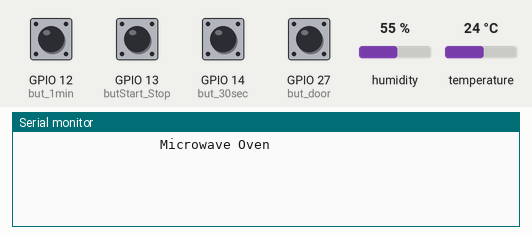
The sketch below on a simulated ESP32. Shown: the last lines printed to the serial monitor. The inputs (shaded band) are chosen by the test bench; at power-on: GPIO 12 (but_1min), GPIO 13 (butStart_Stop), GPIO 14 (but_30sec), GPIO 27 (but_door) HIGH, humidity 55 %, temperature 24 °C.

Above: at 1.2 s.
1.3 s: GPIO 12 (but_1min) pulled LOW for 1 s
At 2.1 s:
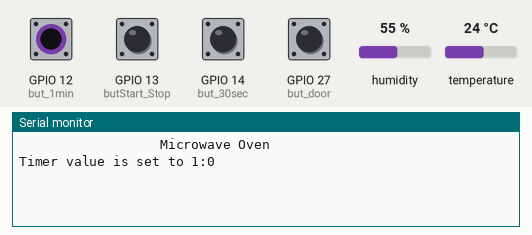
3.8 s: GPIO 13 (butStart_Stop) pulled LOW for 0.15 s
At 5.3 s:
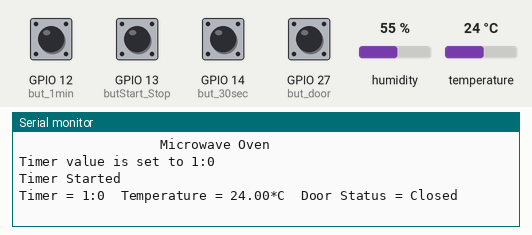
6.4 s: GPIO 27 (but_door) pulled LOW for 1 s
At 7.2 s:
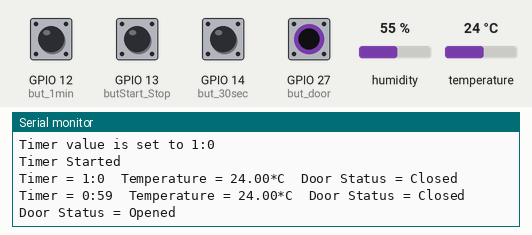
8.9 s: GPIO 27 (but_door) pulled LOW for 1 s
At 10.3 s:
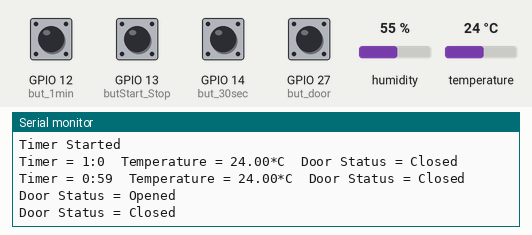
11.4 s: GPIO 14 (but_30sec) pulled LOW for 1 s
At 12.2 s:
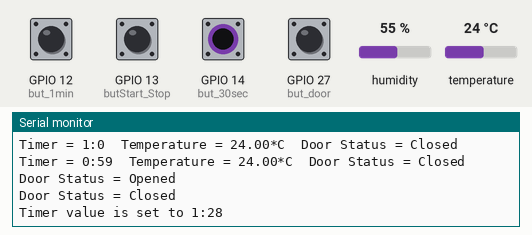
13.9 s: GPIO 13 (butStart_Stop) pulled LOW for 1 s
At 14.6 s:
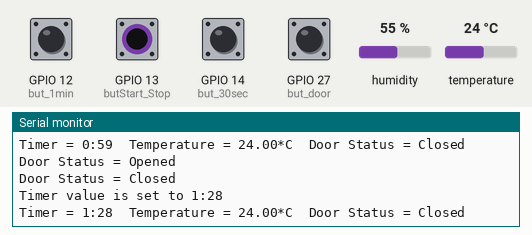
Timing chart, 0 to 16.9 s (numbered marks = the images above; inputs shaded):
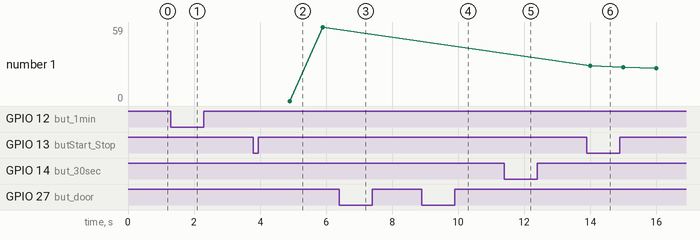

The sketch:

Esp32_MicrowaveOven_final_1.0.ino
```cpp
//    1 but start/stop
//    1 but 1 min timer incremet
//    1 but 30 sec timer increment
//    Temp monitor if temp exceed 80 deg auto off
//
//    1 button jo door lock ka hota hai k door lock hai ya nahi
//
//    Door lock na ho tou system work na kry ...
//    Or system chalty chalty door open kr dya jaye tou timer jahan hai waheen ruk jaye
#include "DHT.h"
#define DHTPIN 26
#define DHTTYPE DHT22
DHT dht(DHTPIN, DHTTYPE);


const int butStart_Stop=13;
const int but_1min=12;
const int but_30sec=14;
const int but_door=27;

int Btn1State = 1;
int Btn2State = 1;
int Btn3State = 1;
int Btn4State = 1;
int count_Btn1=0;
int count_Btn2=0;
int count_Btn3=0;
int count_Btn4=0;
int timer=0;
int showDisplay=1;
int DoorcheckFlag = 1;
int minutes;
int Seconds;
int door=1;

float temperature;

unsigned long lastDBtime_Btn1=0;
unsigned long lastDBtime_Btn2=0;
unsigned long lastDBtime_Btn3=0;
unsigned long lastDBtime_Btn4=0;
unsigned long timerInMillis;
unsigned long timervalue;

String DoorStr="Closed";

void setup() {
  Serial.begin(115200);
  pinMode(butStart_Stop,INPUT_PULLUP);
  pinMode(but_1min,INPUT_PULLUP);
  pinMode(but_30sec,INPUT_PULLUP);
  pinMode(but_door,INPUT_PULLUP);
  dht.begin();
  attachInterrupt(digitalPinToInterrupt(butStart_Stop), Btn1, CHANGE);
  attachInterrupt(digitalPinToInterrupt(but_1min), Btn2, CHANGE);
  attachInterrupt(digitalPinToInterrupt(but_30sec), Btn3, CHANGE);
  attachInterrupt(digitalPinToInterrupt(but_door), Btn4, CHANGE);
  Serial.println("                  Microwave Oven");
}

void loop() {
   temperature = dht.readTemperature();
   if(temperature <= 80){
    DoorCheck();
   }
   else{
    Serial.println("Temperature Warning");
    Serial.print("Current Temperature is : ");
    Serial.print(temperature);
    Serial.println(" *C ");
    delay(3000);
    }
}

//-------------------------------------------------------------------------------------------------------------------------------//

void startStop(){
    if(digitalRead(but_door) == HIGH){
  if(Btn1State == LOW && millis()-lastDBtime_Btn1 >= 100){
     lastDBtime_Btn1=0;
     Btn1State=1;
     count_Btn1++;
  }
  if( (count_Btn1 % 2) == 0){
    minuteIncr();
    secIncr();
    DoorcheckFlag = 0;

  }else{
    DoorcheckFlag = 1;
   if(timerInMillis == 0){
    timerInMillis = millis();
   }
   if(millis()-timerInMillis >= 1000 && timer >= 1){
    timerInMillis=0;
    timerCount();
    if(showDisplay==1&&timer!=0){
      Serial.println("Timer Started");
      showDisplay=0;
    }
    temperature = dht.readTemperature();
    Serial.print("Timer = ");
    Serial.print(minutes);
    Serial.print(":");
    Serial.print(Seconds);
    Serial.print("  Temperature = ");
    Serial.print(temperature);
    Serial.print("*C");
    Serial.print("  Door Status = ");
    Serial.println(DoorStr);
    timer--;
    if(timer==0){
      Serial.println("Timer Ended");
      count_Btn1++;
      showDisplay=1;
      }
    }
   }
  }
}

//---------------------------------------------------------------------------------------------------------------------//

void DoorCheck(){
  if(Btn4State==LOW && millis()-lastDBtime_Btn4 >= 150){
  count_Btn4++;
  Btn4State=1;
  lastDBtime_Btn4=0;
  }
   if( (count_Btn4 % 2) == 0){
    DoorStr="Closed";
    if(door==0){
    Serial.print("Door Status = ");
    Serial.println(DoorStr);
    door = 1;
      }
    startStop();
   }else{
   if(DoorcheckFlag == 1){
   count_Btn1++;
   DoorStr="Opened";
   if(door == 1){
    Serial.print("Door Status = ");
    Serial.println(DoorStr);
    door=0;
    }
   DoorcheckFlag=0;
   }
  }
 }

//------------------------------------------------------------------------------------------------------------------//

void Btn1(){
  Btn1State = digitalRead(butStart_Stop);
  lastDBtime_Btn1= millis();
}

void Btn2(){
  Btn2State = digitalRead(but_1min);
  lastDBtime_Btn2= millis();
}

void Btn3(){
  Btn3State = digitalRead(but_30sec);
  lastDBtime_Btn3= millis();
}

void Btn4(){
  Btn4State = digitalRead(but_door);
  lastDBtime_Btn4= millis();
}

//------------------------------------------------------------------------------------//

void minuteIncr(){
    if(Btn2State == LOW && millis()-lastDBtime_Btn2 >= 150){
      lastDBtime_Btn2=0;
      Btn2State=1;
      count_Btn2++;
      timer=timer+count_Btn2*60+count_Btn3*30;
      timerCount();
    Serial.print("Timer value is set to ");
    Serial.print(minutes);
    Serial.print(":");
    Serial.println(Seconds);
      count_Btn2=0;
      lastDBtime_Btn2=0;
    }
}

void secIncr(){
    if(Btn3State == LOW && millis()-lastDBtime_Btn3 >= 150){
      lastDBtime_Btn3=0;
      Btn3State=1;
      count_Btn3++;
      timer=timer+count_Btn2*60+count_Btn3*30;
      count_Btn3=0;
      timerCount();
    Serial.print("Timer value is set to ");
    Serial.print(minutes);
    Serial.print(":");
    Serial.println(Seconds);
      lastDBtime_Btn3=0;
    }
}

//-----------------------------------------------------------------------------------//

void timerCount(){
      float timernew=float(timer);
      timernew=timernew/60;
      minutes = timernew;    // no of minutes remaining
      String sec=String(timernew);
      int dot = sec.indexOf('.');
      int endsec = sec.length();
      String readsec = sec.substring(dot ,endsec);
      float readsecF = readsec.toFloat();
      readsecF= readsecF*60;
      Seconds = round(readsecF); // no of seconds remaining
}
```

Measured:
- after the input at 1.3 s, the serial monitor: prints a new line after 0.15 s (image 1)
- after the input at 3.8 s, the serial monitor: prints a new line after 1.1 s (image 2)
- after the input at 6.4 s, the serial monitor: prints a new line after 0.15 s (image 3)
- after the input at 8.9 s, the serial monitor: prints a new line after 0.15 s (image 4)
- after the input at 11.4 s, the serial monitor: prints a new line after 0.15 s (image 5)
- after the input at 13.9 s, the serial monitor: prints a new line after 0.10 s (image 6)
- plotted number 1: 59 → 25 after the input at 13.9 s
